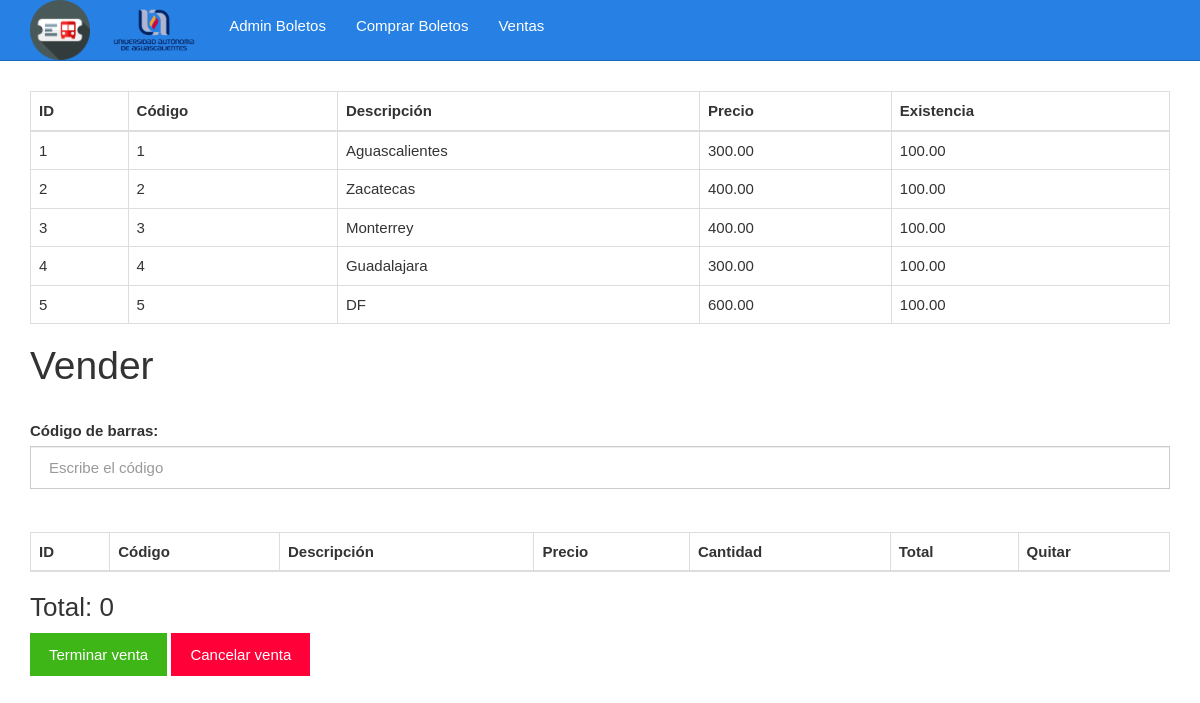
/vender.php, run on the app's committed database.
### tables this page shows
CREATE TABLE productos(
	id BIGINT UNSIGNED NOT NULL AUTO_INCREMENT,
	codigo VARCHAR(255) NOT NULL,
	descripcion VARCHAR(255) NOT NULL,
	precioVenta DECIMAL(5, 2) NOT NULL,
	precioCompra DECIMAL(5, 2) NOT NULL,
	existencia DECIMAL(5, 2) NOT NULL,
	PRIMARY KEY(id)
);

### vender.php (the view, shortened to what this page needs)
<?php
include_once "encabezado.php";
$granTotal = 0;
?>
<?php
include_once "base_de_datos.php";
$sentencia = $base_de_datos->query("SELECT * FROM productos;");
$productos = $sentencia->fetchAll(PDO::FETCH_OBJ);
?>
<div class="col-xs-12">
		<br>
		<table class="table table-bordered">
			<thead>
				<tr>
					<th>ID</th>
					<th>Código</th>
					<th>Descripción</th>
					<th>Precio</th>
					<th>Existencia</th>
				</tr>
			</thead>
			<tbody>
				<?php foreach($productos as $producto){ ?>
				<tr>
					<td><?php echo $producto->id ?></td>
					<td><?php echo $producto->codigo ?></td>
					<td><?php echo $producto->descripcion ?></td>
					<td><?php echo $producto->precioVenta ?></td>
					<td><?php echo $producto->existencia ?></td>
					</tr>
				<?php } ?>
			</tbody>
		</table>
	<h1>Vender</h1>
	<br>
	<form method="post" action="agregarAlCarrito.php">
		<label for="codigo">Código de barras:</label>
		<input autocomplete="off" autofocus class="form-control" name="codigo" required type="text" id="codigo" placeholder="Escribe el código">
	</form>
	<br><br>
	<table class="table table-bordered">
		<thead>
			<tr>
				<th>ID</th>
				<th>Código</th>
				<th>Descripción</th>
				<th>Precio</th>
				<th>Cantidad</th>
				<th>Total</th>
				<th>Quitar</th>
			</tr>
		</thead>
	</table>
	<h3>Total: <?php echo $granTotal; ?></h3>
	<form action="./terminarVenta.php" method="POST">
		<button type="submit" class="btn btn-success">Terminar venta</button>
		<a href="./cancelarVenta.php" class="btn btn-danger">Cancelar venta</a>
	</form>
</div>
<?php include_once "pie.php" ?>

### css/estilo.css (style rules this page uses)
body { padding-top: 70px; }

### data on the page
productos: id "1", codigo "1", descripcion "Aguascalientes", precioVenta "300.00", existencia "100.00"
productos: id "2", codigo "2", descripcion "Zacatecas", precioVenta "400.00", existencia "100.00"
productos: id "3", codigo "3", descripcion "Monterrey", precioVenta "400.00", existencia "100.00"
productos: id "4", codigo "4", descripcion "Guadalajara", precioVenta "300.00", existencia "100.00"
productos: id "5", codigo "5", descripcion "DF", precioVenta "600.00", existencia "100.00"

### other printed values
$granTotal "0"
